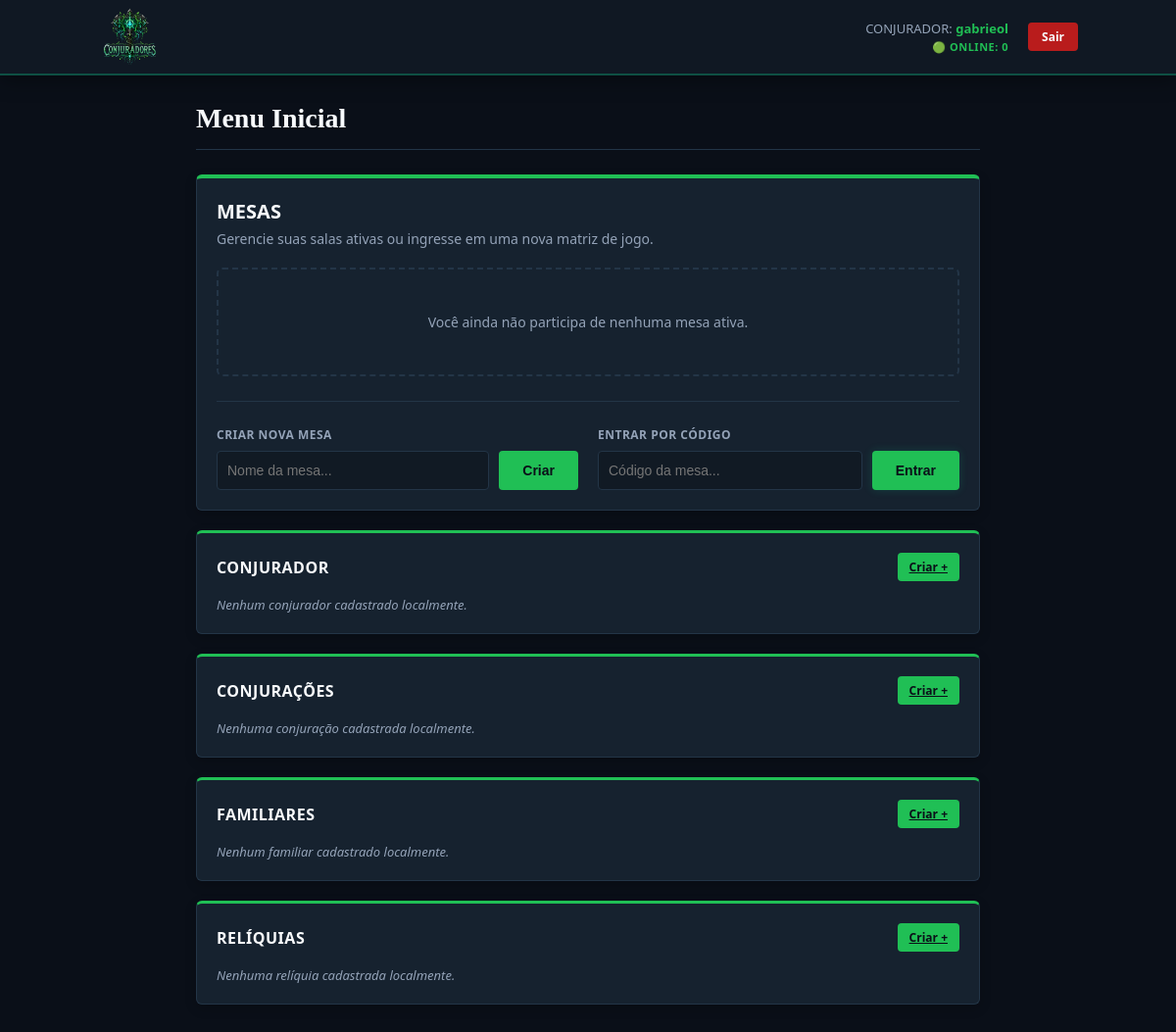
Before: /hub (signed in) with the older database file.
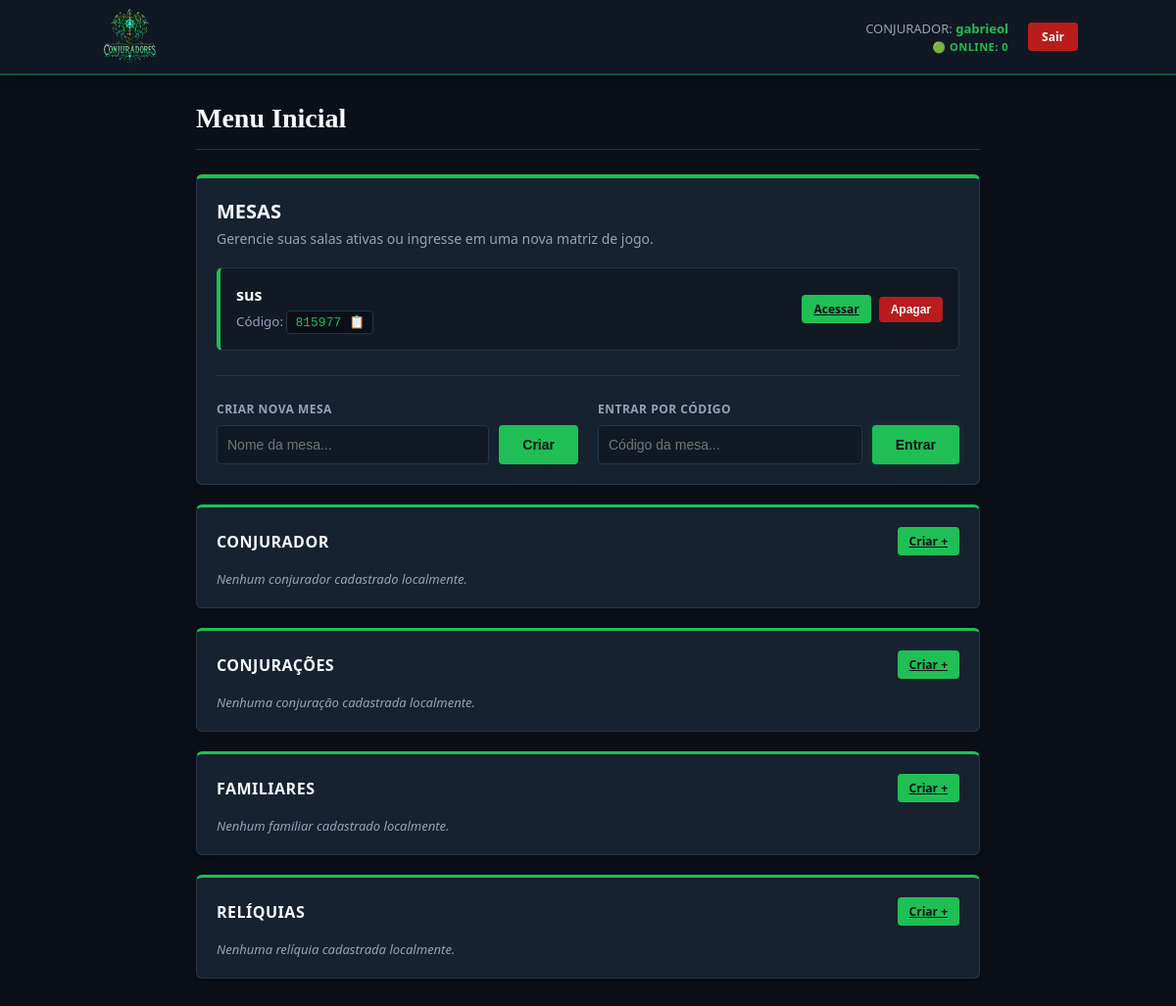
After: the same page with the newer database file.
### tables this page shows
CREATE TABLE usuarios (
                id INTEGER PRIMARY KEY AUTOINCREMENT,
                username TEXT UNIQUE NOT NULL,
                password TEXT NOT NULL
            , last_active TIMESTAMP);

CREATE TABLE mesas (
                id INTEGER PRIMARY KEY AUTOINCREMENT,
                nome TEXT NOT NULL,
                codigo_convite TEXT UNIQUE NOT NULL,
                mestre_id INTEGER NOT NULL,
                FOREIGN KEY(mestre_id) REFERENCES usuarios(id)
            );

### controllers/main_controller.py (the view)
@main_bp.route('/hub')
def hub():
    if current_user.is_authenticated:
        conjuradores = CharacterModel.get_all_by_type('conjurador', current_user.id)
        conjuracoes = CharacterModel.get_all_by_type('conjuracao', current_user.id)
        familiares = CharacterModel.get_all_by_type('familiar', current_user.id)
        reliquias = CharacterModel.get_all_by_type('reliquia', current_user.id)
        minhas_mesas = MesaModel.get_mesas_por_usuario(current_user.id)
    else:
        conjuradores = []
        conjuracoes = []
        familiares = []
        reliquias = []
        minhas_mesas = []
    return render_template('hub.html',
                           conjuradores=conjuradores,
                           conjuracoes=conjuracoes,
                           familiares=familiares,
                           reliquias=reliquias,
                           mesas=minhas_mesas)

### app.py (called while the page is built)
@app.before_request
def update_user_activity():
    if current_user.is_authenticated:
        conn = sqlite3.connect('database.db')
        cursor = conn.cursor()
        cursor.execute("UPDATE usuarios SET last_active = ? WHERE id = ?",
                       (datetime.now(), current_user.id))
        conn.commit()
        conn.close()

@app.after_request
def add_header(response):
    response.headers["Cache-Control"] = "no-cache, no-store, must-revalidate"
    response.headers["Pragma"] = "no-cache"
    response.headers["Expires"] = "0"
    return response

@login_manager.user_loader
def load_user(user_id):
    return Usuario.get_by_id(int(user_id))

### models/mesa.py (called while the page is built)
    @staticmethod
    def get_mesas_por_usuario(usuario_id):
        conn = sqlite3.connect('database.db')
        conn.row_factory = sqlite3.Row  # Garante que acessamos por nome da coluna tanto no Python quanto Jinja
        cursor = conn.cursor()
        cursor.execute("""
            SELECT DISTINCT m.id, m.nome, m.codigo_convite, m.mestre_id
            FROM mesas m
            LEFT JOIN participantes p ON p.mesa_id = m.id
            WHERE m.mestre_id = ? OR p.usuario_id = ?
        """, (usuario_id, usuario_id))
        mesas_banco = cursor.fetchall()
        conn.close()
        return [dict(row) for row in mesas_banco]

### models/user.py (called while the page is built)
    @staticmethod
    def get_by_id(user_id):
        conn = sqlite3.connect('database.db')
        cursor = conn.cursor()
        cursor.execute("SELECT id, username, password FROM usuarios WHERE id = ?", (user_id,))
        row = cursor.fetchone()
        conn.close()
        return Usuario(row[0], row[1], row[2]) if row else None

### templates/hub.html (shortened to what this page needs)
{% extends 'base.html' %}
{% block content %}
<div class="hub-header">
    <div class="user-info">
        <h1>Menu Inicial</h1>
    </div>
</div>
<div class="card mesa-card-container">
    <h2>MESAS</h2>
    <p class="section-description">Gerencie suas salas ativas ou ingresse em uma nova matriz de jogo.</p>
    <div class="mesas-list">
        {% if mesas %}
            {% for mesa in mesas %}
                <div class="mesa-item">
                    <div class="mesa-details">
                        <strong class="mesa-title">{{ mesa.nome }}</strong>
                        <small class="mesa-code">
                            Código:
                            <code class="clickable-code" onclick="copiarTexto(this, '{{ mesa.codigo_convite }}')">
                                <span class="codigo-valor">{{ mesa.codigo_convite }}</span>
                                <span class="icone-copia">📋</span>
                            </code>
                        </small>
                    </div>
                    <div class="mesa-actions">
                        <a href="{{ url_for('table.detalhes_mesa', mesa_id=mesa.id) }}" class="btn btn-sm">Acessar</a>
                        {% if mesa.mestre_id == current_user.id %}
                            <form action="{{ url_for('table.delete_mesa', mesa_id=mesa.id) }}" method="POST" class="inline-form">
                                <button type="submit" class="btn btn-sm btn-danger">Apagar</button>
                            </form>
                        {% else %}
                            <form action="{{ url_for('table.sair_da_mesa', mesa_id=mesa.id) }}" method="POST" class="inline-form">
                                <button type="submit" class="btn btn-sm btn-danger">Abandonar</button>
                            </form>
                        {% endif %}
                    </div>
                </div>
            {% endfor %}
        {% else %}
            <div class="empty-state">
                <p>Você ainda não participa de nenhuma mesa ativa.</p>
            </div>
        {% endif %}
    </div>
    <div class="divider"></div>
    <div class="mesas-forms-grid">
        <form action="{{ url_for('table.criar_mesa') }}" method="POST" class="hub-action-form">
            <label>CRIAR NOVA MESA</label>
            <div class="form-inline-group">
                <input type="text" name="nome_mesa" placeholder="Nome da mesa..." required>
                <button type="submit" class="btn">Criar</button>
            </div>
        </form>
        <form action="{{ url_for('table.entrar_mesa') }}" method="POST" class="hub-action-form">
            <label>ENTRAR POR CÓDIGO</label>
            <div class="form-inline-group">
                <input type="text" name="codigo_mesa" placeholder="Código da mesa..." required>
                <button type="submit" class="btn btn-glow">Entrar</button>
            </div>
        </form>
    </div>
</div>
<div class="card entities-card">
    <div class="card-section-header">
        <h3>CONJURADOR</h3>
        <a href="/create/conjurador" class="btn btn-sm">Criar +</a>
    </div>
    {% if conjuradores %}
        <table class="hub-table">
            <thead>
                <tr>
                    <th>Nome</th>
                    <th>Escola de Combate</th>
                    <th>Grau</th>
                    <th class="text-right">Ações</th>
                </tr>
            </thead>
            <tbody>
                {% for conj in conjuradores %}
                <tr>
                    <td class="font-bold">{{ conj.nome or conj.NOME or conj[1] }}</td>
                    <td><span class="table-tag">{{ conj.escola or conj.ESCOLA or conj[3] or "Sem Escola" }}</span></td>
                    <td>Grau {{ conj.grau or conj.GRAU or conj[4] }}</td>
                    <td class="table-actions-cell">
                        <a href="/edit/conjurador/{{ conj.id or conj.ID or conj[0] }}" class="btn btn-secondary btn-sm">Editar</a>
                        <form action="{{ url_for('sheet.delete_entity', sheet_type='conjurador', entity_id=conj.id or conj.ID or conj[0]) }}" method="POST" class="inline-form">
                            <button type="submit" class="btn btn-sm btn-danger">Apagar</button>
                        </form>
                    </td>
                </tr>
                {% endfor %}
            </tbody>
        </table>
    {% else %}
        <p class="empty-table-text">Nenhum conjurador cadastrado localmente.</p>
    {% endif %}
</div>
<div class="card entities-card border-cyan">
    <div class="card-section-header">
        <h3>CONJURAÇÕES</h3>
        <a href="/create/conjuracao" class="btn btn-sm">Criar +</a>
    </div>
    {% if conjuracoes %}
        <table class="hub-table">
            <thead>
                <tr>
                    <th>Nome</th>
                    <th>Matriz Arcana</th>
                    <th>Custo</th>
                    <th class="text-right">Ações</th>
                </tr>
            </thead>
            <tbody>
                {% for conj in conjuracoes %}
                <tr>
                    <td class="font-bold">{{ conj.nome or conj.NOME or conj[1] }}</td>
                    <td><span class="table-tag">{{ conj.matriz or conj.MATRIZ or conj[2] or "Sem Matriz" }}</span></td>
                    <td>{{ conj.custo or conj.CUSTO or conj[4] }} Conexão</td>
                    <td class="table-actions-cell">
                        <a href="/edit/conjuracao/{{ conj.id or conj.ID or conj[0] }}" class="btn btn-secondary btn-sm">Editar</a>
                        <form action="{{ url_for('sheet.delete_entity', sheet_type='conjuracao', entity_id=conj[0]) }}" method="POST" class="inline-form">
                            <button type="submit" class="btn btn-sm btn-danger">Apagar</button>
                        </form>
                    </td>
                </tr>
                {% endfor %}
            </tbody>
        </table>
    {% else %}
        <p class="empty-table-text">Nenhuma conjuração cadastrada localmente.</p>
    {% endif %}
</div>
<div class="card entities-card">
    <div class="card-section-header">
        <h3>FAMILIARES</h3>
        <a href="/create/familiar" class="btn btn-sm">Criar +</a>
    </div>
    {% if familiares %}
        <table class="hub-table">
            <thead>
                <tr>
                    <th>Nome</th>
                    <th>Espécie</th>
                    <th>Ameaça</th>
                    <th class="text-right">Ações</th>
                </tr>
            </thead>
            <tbody>
                {% for familiar in familiares %}
                <tr>
                    <td class="font-bold">{{ familiar.nome or familiar.NOME or familiar[1] }}</td>
                    <td><span class="table-tag">{{ familiar.especie or familiar.ESPECIE or familiar[2] }}</span></td>
                    <td>Nível {{ familiar.ameaca or familiar.AMEACA or familiar[3] }}</td>
                    <td class="table-actions-cell">
                        <a href="/edit/familiar/{{ familiar.id or familiar.ID or familiar[0] }}" class="btn btn-secondary btn-sm">Editar</a>
                        <form action="{{ url_for('sheet.delete_entity', sheet_type='familiar', entity_id=familiar.id or familiar.ID or familiar[0]) }}" method="POST" class="inline-form">
                            <button type="submit" class="btn btn-sm btn-danger">Apagar</button>
                        </form>
                    </td>
                </tr>
                {% endfor %}
            </tbody>
        </table>
    {% else %}
        <p class="empty-table-text">Nenhum familiar cadastrado localmente.</p>
    {% endif %}
</div>
<div class="card entities-card">
    <div class="card-section-header">
        <h3>RELÍQUIAS</h3>
        <a href="/create/reliquia" class="btn btn-sm">Criar +</a>
    </div>
    {% if reliquias %}
        <table class="hub-table">
            <thead>
                <tr>
                    <th>Nome</th>
                    <th>Nível</th>
                    <th>Matriz Essencial</th>
                    <th class="text-right">Ações</th>
                </tr>
            </thead>
            <tbody>
                {% for reliquia in reliquias %}
                <tr>
                    <td class="font-bold">{{ reliquia.nome or reliquia.NOME or reliquia[1]}}</td>
                    <td>Nível {{ reliquia.nivel or reliquia.NIVEL or reliquia[2] }}</td>
                    <td><span class="table-tag">{{ reliquia.matriz or reliquia.MATRIZ or reliquia[3] }}</span></td>
                    <td class="table-actions-cell">
                        <a href="/edit/reliquia/{{ reliquia.id or reliquia.ID or reliquia[0] }}" class="btn btn-secondary btn-sm">Editar</a>
                        <form action="{{ url_for('sheet.delete_entity', sheet_type='reliquia', entity_id=reliquia.id or reliquia.ID or reliquia[0]) }}" method="POST" class="inline-form">
                            <button type="submit" class="btn btn-sm btn-danger">Apagar</button>
                        </form>
                    </td>
                </tr>
                {% endfor %}
            </tbody>
        </table>
    {% else %}
        <p class="empty-table-text">Nenhuma relíquia cadastrada localmente.</p>
    {% endif %}
</div>
{% endblock %}

### templates/base.html (shortened to what this page needs)
<!DOCTYPE html>
<html lang="pt-br">
    <head>
    </head>
    <body>
        <nav class="main-navbar">
            <div class="nav-container">
                <a href="/" class="nav-logo-link">
                    <img src="{{ url_for('static', filename='logo_conjuradores.png') }}" alt="Logo Conjuradores" class="nav-logo">
                </a>
                <div class="nav-right-side">
                    <div class="nav-status-info">
                        {% if current_user.is_authenticated %}
                            <p class="nav-user-label">CONJURADOR: <strong>{{ current_user.username }}</strong></p>
                        {% else %}
                            <p class="nav-user-label visitor">Modo Visitante</p>
                        {% endif %}
                        <span class="nav-online-count">🟢 ONLINE: <span id="user-count">0</span></span>
                    </div>
                    <div class="nav-auth-actions">
                        {% if current_user.is_authenticated %}
                            <a href="{{ url_for('auth.logout') }}" class="btn-nav btn-nav-danger">Sair</a>
                        {% else %}
                            <a href="{{ url_for('auth.login') }}" class="btn-nav btn-nav-primary">Entrar</a>
                            <a href="{{ url_for('auth.register') }}" class="btn-nav btn-nav-secondary">Registrar</a>
                        {% endif %}
                    </div>
                </div>
            </div>
        </nav>
        <div class="container">
            {% block content %}{% endblock %}
        </div>
    </body>
</html>

### templates/base.html (style rules this page uses)
:root { --bg: #0a0f18; --panel: #111a24; --card: #16222f; --border: #233547; --accent: #20bf55; --text: #f8fafc; --muted: #94a3b8; }
body { background: var(--bg); color: var(--text); font-family: 'Segoe UI', sans-serif; margin: 0; padding: 0; }
.main-navbar { position: fixed; top: 0; left: 0; width: 100%; height: 75px; background-color: rgba(17, 26, 36, 0.95); backdrop-filter: blur(10px); border-bottom: 2px solid rgba(11, 244, 163, 0.25); box-shadow: 0 4px 20px rgba(0, 0, 0, 0.4); z-index: 9999; }
.nav-container { max-width: 1000px; margin: 0 auto; height: 100%; display: flex; align-items: center; justify-content: space-between; padding: 0 20px; }
.nav-logo-link { display: flex; align-items: center; height: 100%; }
.nav-logo { height: 65px; width: auto; transition: transform 0.3s ease; }
.nav-right-side { display: flex; align-items: center; gap: 20px; }
.nav-status-info { display: flex; flex-direction: column; align-items: flex-end; text-align: right; }
.nav-user-label { margin: 0; font-size: 13px; color: var(--muted); }
.nav-user-label strong { color: var(--accent); }
.nav-online-count { font-size: 11px; color: var(--accent); font-weight: bold; margin-top: 2px; letter-spacing: 0.5px; }
.nav-auth-actions { display: flex; gap: 8px; }
.btn-nav { padding: 6px 14px; font-size: 12px; font-weight: bold; border-radius: 4px; text-decoration: none; cursor: pointer; transition: all 0.2s; }
.btn-nav-danger { background: #b91c1c; color: #f8fafc; border: none; }
.container { max-width: 800px; margin: 105px auto 40px auto; padding: 0 20px; }
.card { background: var(--card); border: 1px solid var(--border); border-top: 3px solid var(--accent); padding: 20px; margin-bottom: 20px; border-radius: 6px; box-shadow: 0 4px 12px rgba(0,0,0,0.2); }
label { font-weight: bold; margin-bottom: 6px; color: var(--muted); font-size: 13px; letter-spacing: 0.5px; }
input, select, textarea { background: var(--panel); color: var(--text); border: 1px solid var(--border); padding: 10px; border-radius: 4px; font-size: 14px; box-sizing: border-box; transition: border-color 0.2s, box-shadow 0.2s; }
input[type="text"], input[type="number"], select, textarea { width: 100%; }
.btn { background: var(--accent); color: var(--bg); font-weight: bold; border: none; padding: 12px 24px; cursor: pointer; border-radius: 4px; font-size: 14px; transition: all 0.2s; }

Changed rows visible on the page:
added mesas: nome "sus", codigo_convite "815977"
Other visible differences:
text no longer shown: "Você ainda não participa de nenhuma mesa ativa."
